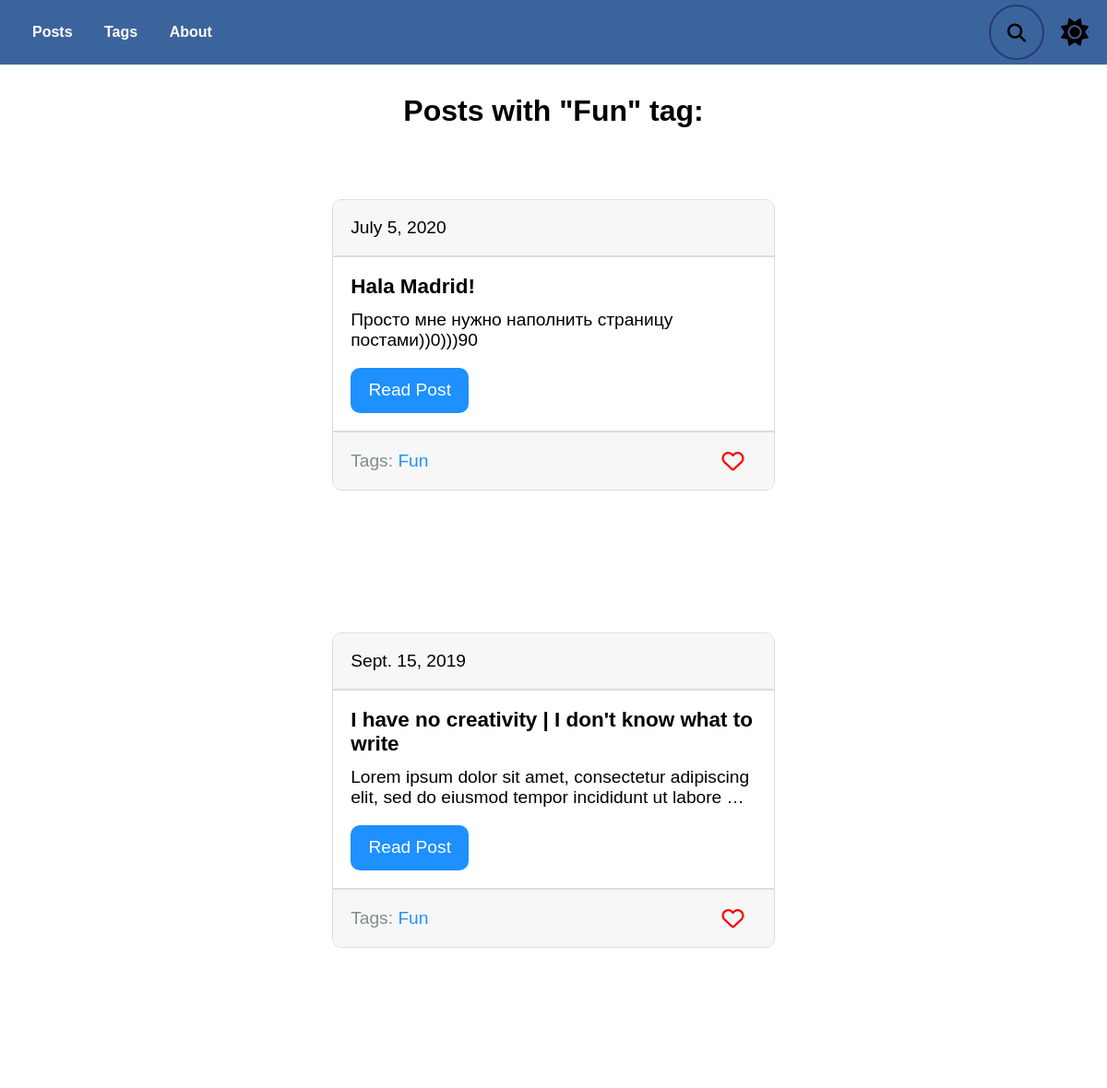
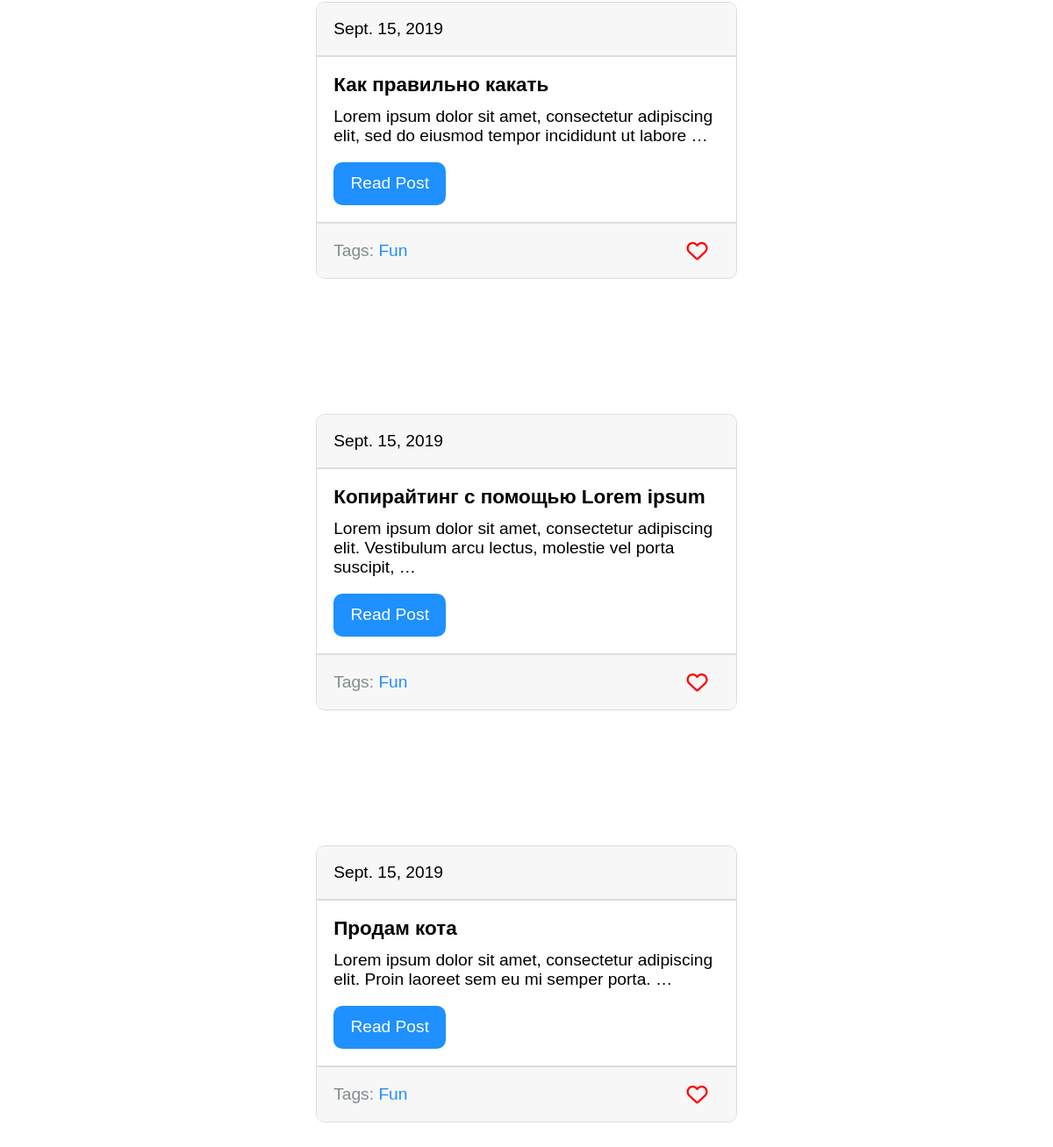
Screenshot of /blog/tag/fun/ with the database file from the repository (2 pictures, top to bottom).
### blog/models.py (models this page shows, shortened)
class Tag(models.Model):
    title = models.CharField(max_length = 50)
    slug = models.SlugField(max_length = 50, unique = True)
    def get_absolute_url(self):#имя функции - лучше использовать такое
        return reverse("tag_detail_url", kwargs = {"slug": self.slug})
    class Meta:
        ordering = ["title"]#в алф порядке

class Post(models.Model):#создаём класс Post для работы с бд
    title = models.CharField(max_length = 150, db_index = True)#заголовок
    slug = models.SlugField(max_length = 150, blank = True, unique = True)#ссылка понятая для юзера(должна быть уникальной)
    body = models.TextField(blank = True, db_index = True)#тело текста
    date_pub = models.DateField(auto_now_add = True)#время публикации
    tags = models.ManyToManyField("Tag", blank = True, related_name = "posts")
    def get_absolute_url(self):#имя функции - лучше использовать такое
        return reverse("post_detail_url", kwargs = {"slug": self.slug})
    class Meta:
        ordering = ["-date_pub"]#посты будут сортироваться для пагинатора так: самые новые вверху, старые внизу(-)указываем для этого

### blog/views.py (the view)
class TagDetail(ObjectDetailMixin, View):
    model = Tag
    template = "blog/tag_detail.html"

### blog/mixins.py (called while the page is built)
    def get(self, request, slug):
        obj = get_object_or_404(self.model, slug__iexact = slug)#чтобы если не найден выводилось 404
        return render(request, self.template, context = {self.model.__name__.lower(): obj, "admin_obj": obj, "detail": True})

### blog/templates/blog/tag_detail.html (shortened to what this page needs)
{% extends "index.html" %}
{% block content %}
<div class="tag">
    <h1>
        Posts with "{{tag.title|title}}" tag:
    </h1>
    {% for post in tag.posts.all %}
        {% include "blog/includes/post_card_template.html" %}
    {% endfor %}
</div>
{% endblock %}

### blog/templates/blog/includes/post_card_template.html
<div class="card">
    <div class="card__date">
        {{post.date_pub}}
    </div>
    <div class="card__body">
        <h3 class="card__title">{{post.title}}</h3>
        <p class="card__text">{{post.body|truncatewords:15}}</p>
        <a href="{{ post.get_absolute_url }}" class="post-link">Read Post</a>
    </div>
    <div class="card__footer">
        <div>
            Tags: {% for tag in post.tags.all %}
            <a href="{{tag.get_absolute_url}}" class="tag-link">{{tag.title}}</a>
        </div>
        {% endfor %}
        <button class="like" type="submit">
            <i class="like__icon heart far fa-heart"></i>
        </button>
    </div>
</div>

### static/css/style.css (style rules this page uses)
:root { --color: #000000; --background-color: #fff; --header: #3c649c; --searchBcg:#273c75; --nav-link-effect: #c4c4c4; --submit-btn: #2ecc71; --card: #fff; --card-secondary: #F7F7F7; --card-inner-border: #ddd; --card-outer-border: #ddd; --card-body: #000; --paginationBcg: #F7F7F7; --pagination-border: #ddd; --page-item: #333; --page-link: #000; --disabled: #9b9b9b; --link: #1e90ff; --tag-color: #7f8c8d; --like: #ff0000; --date: #b9b9b9; }
*, *::before, *::after { margin: 0; padding: 0; box-sizing: border-box; }
body { width: 100%; height: 100%; font-family: 'Montserrat', sans-serif; color: var(--color); background-color: var(--background-color); overflow-x: hidden; }
a { transition: 0.2s; text-decoration: none; }
button { cursor: pointer; outline:none; border: none; background: none; }
.tag { width: 80vw; margin: 0 auto; padding-top: 2em; display: flex; flex-direction: column; align-items: center; }
.card { display: flex; flex-direction: column; width: 40vw; min-width: 400px; min-height: 200px; margin: 4em 0; background-color: var(--card); font-size: 1.2rem; border: 1px solid var(--card-outer-border); border-radius: 10px; }
.card__body { display: flex; flex-direction: column; justify-content: space-between; align-items: flex-start; flex-grow: 1; }
.card > *:not(:first-child) { padding: 1em; }
.card__date, .card__footer { background-color: var(--card-secondary); }
.card__date { color: var(--card-body); padding: 1em; border-bottom: 2px solid var(--card-inner-border); border-radius: 10px 10px 0 0; }
.card__title { font-weight: 600; margin-bottom: 0.5em; }
.card__text { color: var(--card-body); }
.post-link { color: #fff; display: inline-block; margin-top: 1em; padding: 0.7em 1em; border-radius: 10px; background-color: var(--link); }
.card__footer { color: var(--tag-color); border-top: 2px solid var(--card-inner-border); display: flex; justify-content: space-between; align-items: center; border-radius: 0 0 10px 10px; }
.tag-link { color: var(--link); }
.like { margin-right: 1em; }
.like__icon { font-size: 1.5rem; color: var(--like); transition: 0.25s; }

### rows the page displays
Tag: title "Fun"
Post: date_pub "July 5, 2020", title "Hala Madrid!", body "Просто мне нужно наполнить страницу постами))0)))90"
Post: date_pub "Sept. 15, 2019", title "I have no creativity | I don't know what to write", body "Lorem ipsum dolor sit amet, consectetur adipiscing elit, sed do eiusmod tempor incididunt ut labore …"
Post: date_pub "Sept. 15, 2019", title "Как правильно какать", body "Lorem ipsum dolor sit amet, consectetur adipiscing elit, sed do eiusmod tempor incididunt ut labore …"
Post: date_pub "Sept. 15, 2019", title "Копирайтинг с помощью Lorem ipsum", body "Lorem ipsum dolor sit amet, consectetur adipiscing elit. Vestibulum arcu lectus, molestie vel porta suscipit, …"
Post: date_pub "Sept. 15, 2019", title "Продам кота", body "Lorem ipsum dolor sit amet, consectetur adipiscing elit. Proin laoreet sem eu mi semper porta. …"
